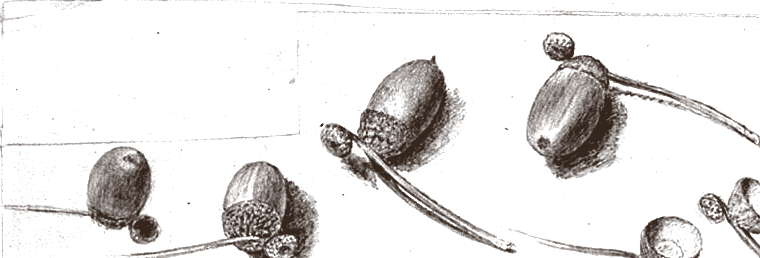
#> input picture src/rings/plates/acorn.webp, 760 x 258 px
$ python refine.py ../../src/rings/plates/acorn.webp 1.0 1.0
#> lines starting #> are read from the running program, lines starting #| are printed output that depends on the picture; after the words box and inside, x2 and y2 are one past the last pixel; in counts of white or black regions, pixels touching at a corner belong together; long printed decimals are rounded
import sys, numpy as np
from PIL import Image
f,cx,cy=sys.argv[1],float(sys.argv[2]),float(sys.argv[3])
s=4
im=np.asarray(Image.open(f).convert('L'),dtype=np.float32)[::s,::s]; h,w=im.shape
#> after `im = np.asarray(Image.open(f).convert('L'), dtype=np.float32)[::s, ::s`:
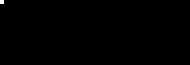
#> im: shape (65, 190) float32; values 41 (black) and 42 (white), 0.13% white; 1 white region (1 under 20 px)
#> after `h, w = im.shape`: h = 65; w = 190
def unroll(cx,cy):
#> called with cx = 1, cy = 1
    cx/=s; cy/=s
    rs=[np.hypot(x-cx,y-cy) for x,y in [(0,0),(w,0),(0,h),(w,h)]]; r0,r1=min(rs),max(rs)
#> after `rs = [np.hypot(x - cx, y - cy) for x, y in [(0, 0), (w, 0), (0, h), (w`: rs = [0.354, 189.8, 64.75, 200.5]
#> after `r0, r1 = (min(rs), max(rs))`: r0 = 0.354; r1 = 200.5
    m=np.arctan2(h/2-cy,w/2-cx); d=[(np.arctan2(y-cy,x-cx)-m+np.pi)%(2*np.pi)-np.pi for x,y in [(0,0),(w,0),(0,h),(w,h)]]
#> after `m = np.arctan2(h / 2 - cy, w / 2 - cx)`: m = 0.328
#> after `d = [(np.arctan2(y - cy, x - cx) - m + np.pi) % (2 * np.pi) - np.pi fo`: d = [-2.68, -0.329, 1.25, 0.000779]
    t0,t1=m+min(d),m+max(d); rm=(r0+r1)/2; W=int((t1-t0)*rm); Hh=int(r1-r0)
#> after `t0, t1 = (m + min(d), m + max(d))`: t0 = -2.36; t1 = 1.57
    TT,RR=np.meshgrid(t0+np.arange(W)/W*(t1-t0), r0+np.arange(Hh))
    X=cx+RR*np.cos(TT); Y=cy+RR*np.sin(TT); ok=(X>=0)&(X<w-1)&(Y>=0)&(Y<h-1)
#> after `X = cx + RR * np.cos(TT)`:
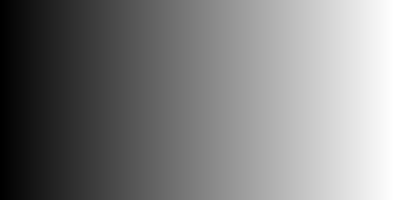
#> TT: shape (200, 394) float64; min -2.36, max 1.56, mean -0.396; drawn with min black and max white
    return im[np.clip(Y.astype(int),0,h-1),np.clip(X.astype(int),0,w-1)],ok
def score(cx,cy):
    u,ok=unroll(cx,cy)
#> u: shape (200, 394) float32; values 41 (black) and 42 (white), 23.7% white; 1 white region, box (x1, y1, x2, y2) and area: (0, 0, 394, 200) 18676
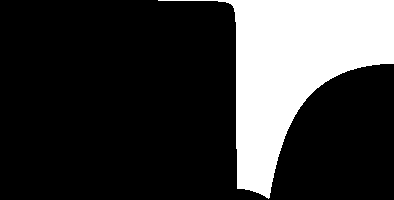
#> ok: shape (200, 394) bool; 22.9% white; 1 white region, box (x1, y1, x2, y2) and area: (158, 0, 394, 199) 18061
    def hp(p): return p-np.convolve(p,np.ones(9)/9,mode='same')
    c=ok.sum(0); col=np.where(c>30,(u*ok).sum(0)/np.maximum(c,1),np.nan)
#> after `c = ok.sum(0)`: c = 394 values, max 199 at index 268, min 0 at index 0, mean 45.84
    r=ok.sum(1); row=np.where(r>30,(u*ok).sum(1)/np.maximum(r,1),np.nan)
#> after `r = ok.sum(1)`: r = 200 values, max 236 at index 0, min 0 at index 199, mean 90.31
    col=col[~np.isnan(col)]; row=row[~np.isnan(row)]
#> after `col = col[~np.isnan(col)]`: col = 158 values, max 41.07 at index 104, min 41.02 at index 32, mean 41.05
#> after `row = row[~np.isnan(row)]`: row = 189 values, max 42 at index 0, min 41 at index 5, mean 41.02
    return np.var(hp(col)[5:-5])+np.var(hp(row)[5:-5])
best=(score(cx,cy),cx,cy)
#> best = (0.00123, 1, 1)
for step in [400,200,100,50,25,12]:
  improved=True
  while improved:
    improved=False
    sc,x0,y0=best
    for dx in (-step,0,step):
      for dy in (-step,0,step):
#> (the run stopped early here; a loop or call above may not have finished)

$ run again, on src/rings/plates/great.webp
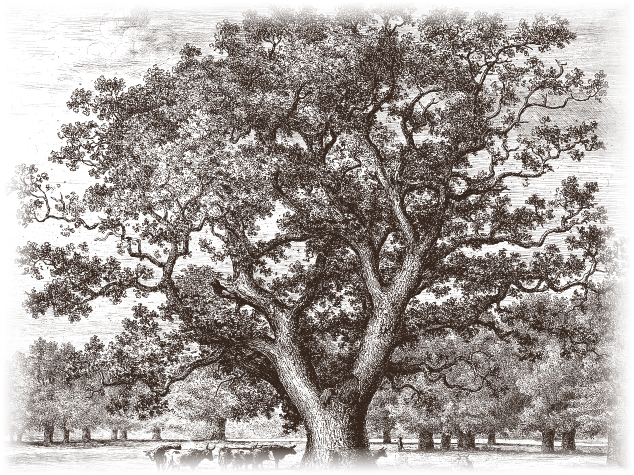
#> input picture src/rings/plates/great.webp, 1268 x 950 px (shown at 1/2 size)
#> im: shape (238, 317) float32; values 41 (black) and 42 (white), 0.02% white; 1 white region (1 under 20 px)
#> in score, `u,ok=unroll(cx,cy)`:
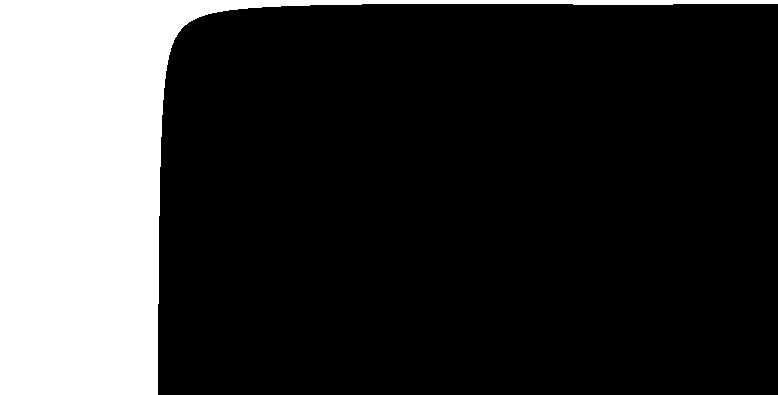
#> u: shape (395, 778) float32; values 41 (black) and 42 (white), 22% white; 1 white region, box (x1, y1, x2, y2) and area: (0, 0, 778, 395) 67734
#> ok: shape (395, 778) bool; 31% white; 1 white region, box (x1, y1, x2, y2) and area: (312, 0, 778, 395) 95267
#> c = 778 values, max 395 at index 594, min 0 at index 0, mean 122.5
#> r = 395 values, max 466 at index 0, min 1 at index 393, mean 241.2
#> col = 312 values, max 41.05 at index 0, min 41.01 at index 106, mean 41.01
#> row = 369 values, max 42 at index 0, min 41 at index 5, mean 41.01
#> best = (0.000618, 1, 1)
#> the loop `for step in [400,200,100,50,25,12]:` made 6 passes
#> pass 1, in unroll (call 3), `Y = cy + RR * np.sin(TT)`:
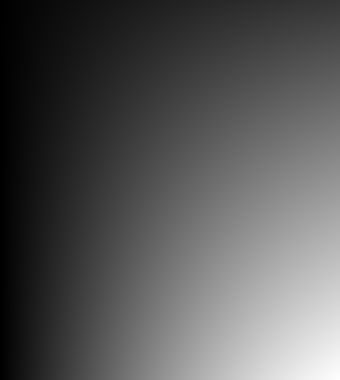
#> Y: shape (380, 340) float64; min -0.95, max 441.1, mean 150.7; drawn with min black and max white
#| 1.0 1.0 0.0006179

$ run again, on src/rings/plates/lane.webp
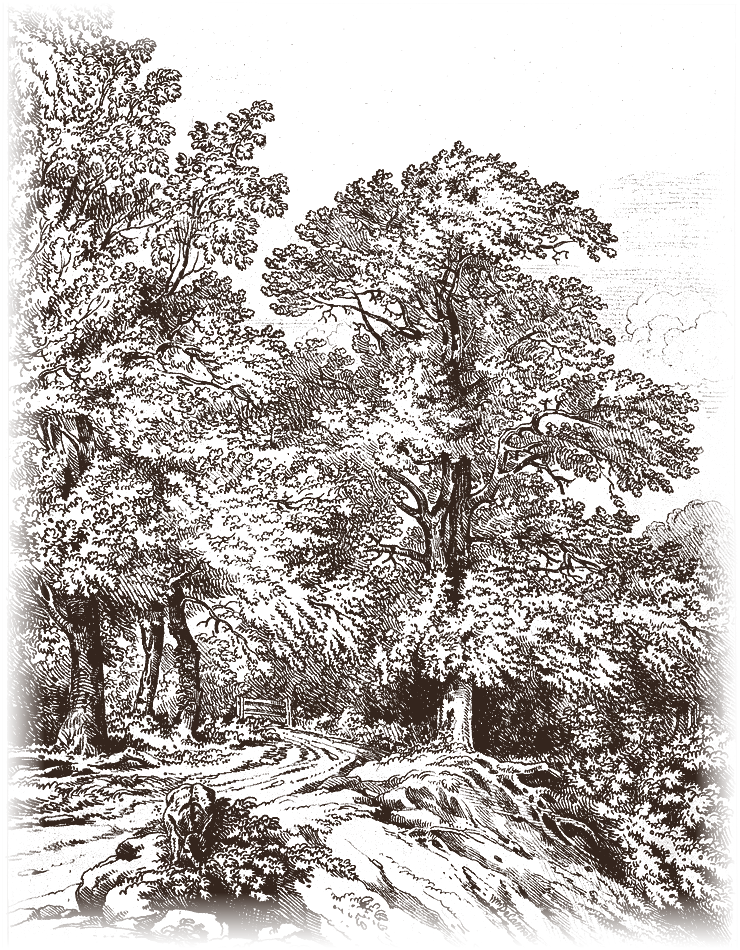
#> input picture src/rings/plates/lane.webp, 740 x 950 px
#> im: shape (238, 185) float32; values 41 (black) and 42 (white), 0.04% white; 1 white region (1 under 20 px)
#> in score, `u,ok=unroll(cx,cy)`:
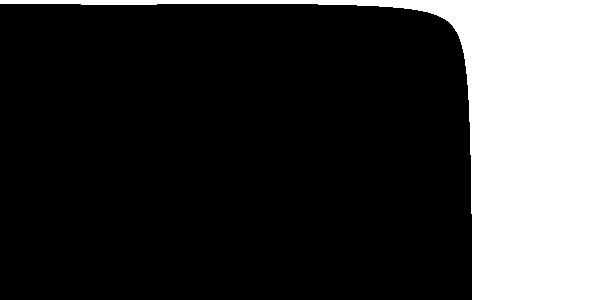
#> u: shape (300, 592) float32; values 41 (black) and 42 (white), 22.4% white; 1 white region, box (x1, y1, x2, y2) and area: (0, 0, 592, 300) 39849
#> ok: shape (300, 592) bool; 31.4% white; 1 white region, box (x1, y1, x2, y2) and area: (0, 0, 356, 299) 55678
#> c = 592 values, max 299 at index 137, min 0 at index 356, mean 94.05
#> r = 300 values, max 356 at index 0, min 0 at index 299, mean 185.6
#> col = 239 values, max 41.11 at index 238, min 41.01 at index 157, mean 41.02
#> row = 275 values, max 42 at index 0, min 41 at index 5, mean 41.02
#> best = (0.000834, 1, 1)
#> the loop `for step in [400,200,100,50,25,12]:` made 6 passes
#> pass 1, in unroll (call 3), `X = cx + RR * np.cos(TT)`:
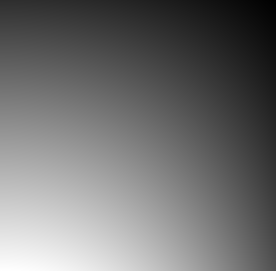
#> X: shape (271, 276) float64; min -60.77, max 270, mean 85.1; drawn with min black and max white
#| 1.0 1.0 0.0008336

$ run again, on src/rings/plates/prime.webp
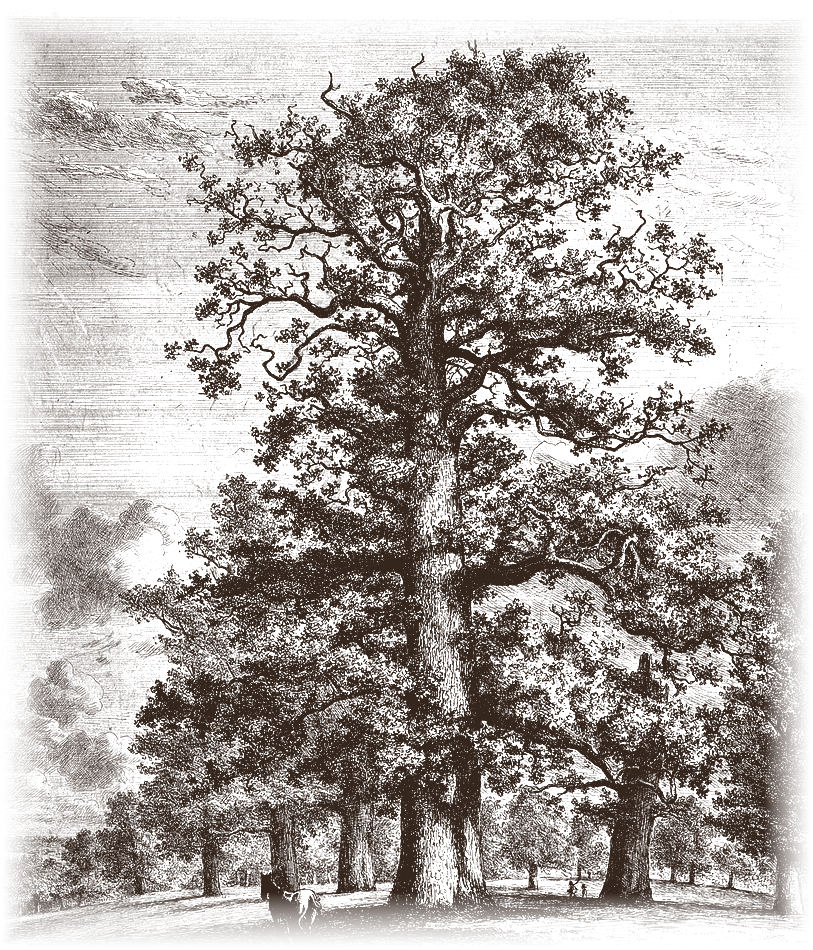
#> input picture src/rings/plates/prime.webp, 813 x 950 px
#> im: shape (238, 204) float32; values 41 (black) and 42 (white), 0.03% white; 1 white region (1 under 20 px)
#> u: shape (312, 615) float32; values 41 (black) and 42 (white), 22.4% white; 1 white region, box (x1, y1, x2, y2) and area: (0, 0, 615, 312) 42899
#> ok: shape (312, 615) bool; 31.7% white; 1 white region, box (x1, y1, x2, y2) and area: (0, 0, 370, 311) 60889
#> c = 615 values, max 311 at index 135, min 0 at index 370, mean 99.01
#> r = 312 values, max 370 at index 0, min 0 at index 311, mean 195.2
#> col = 248 values, max 41.09 at index 247, min 41.01 at index 163, mean 41.02
#> row = 286 values, max 42 at index 0, min 41 at index 5, mean 41.02
#> best = (0.000801, 1, 1)
